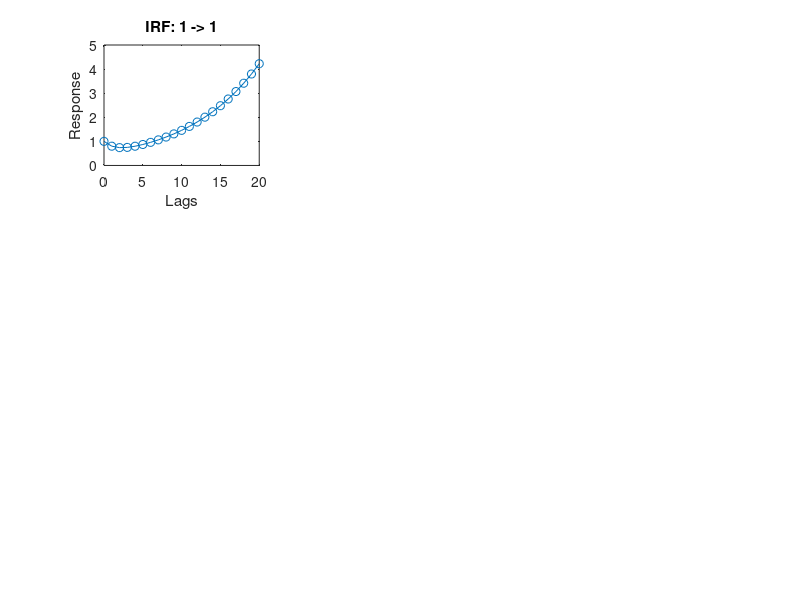
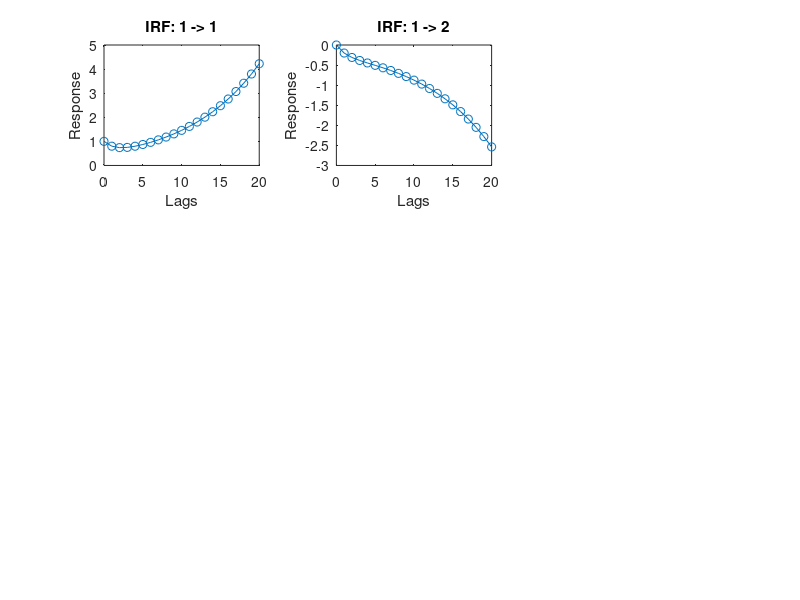
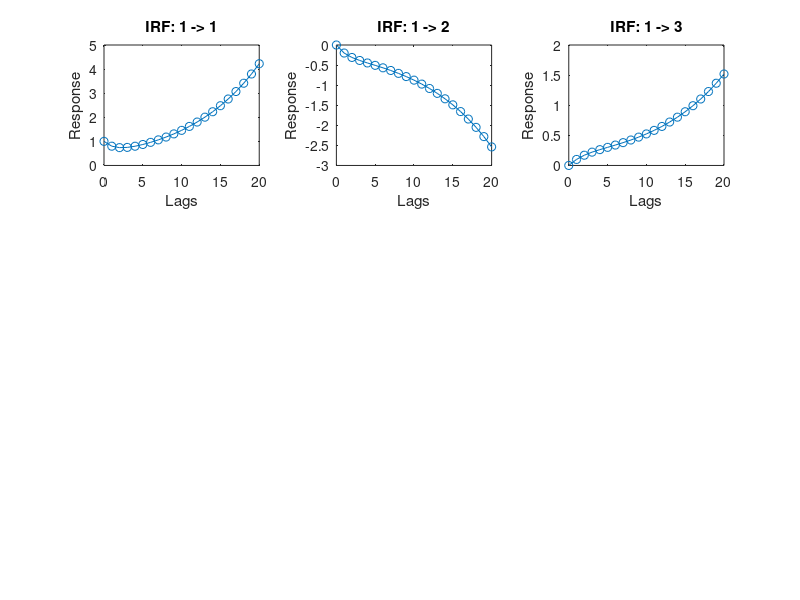
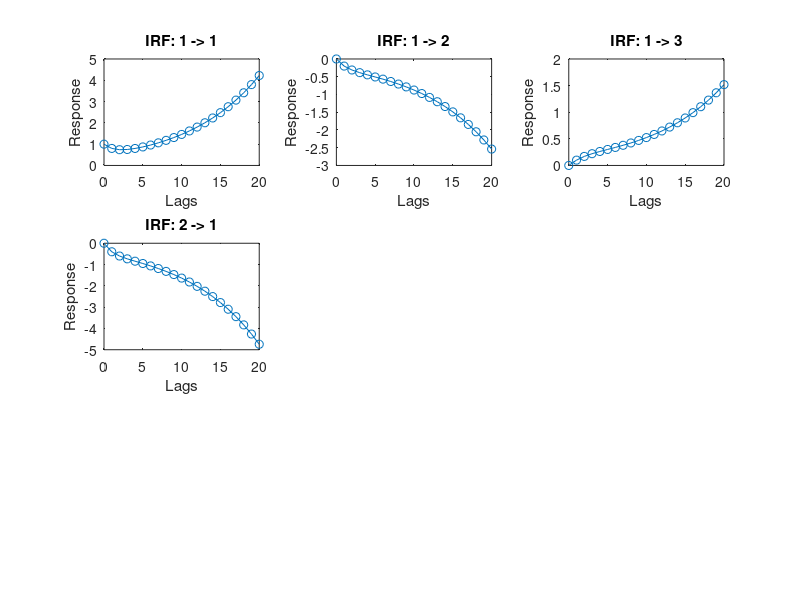

Source code (MATLAB) for these figures, in order:
% Generate random data for the VAR model
nObservations = 100;  % Number of observations
nVariables = 3;       % Number of variables

% Create a matrix of random innovations (white noise)
innovations = randn(nObservations, nVariables);

% Create a matrix of coefficients for the VAR model (matrix A)
A = [0.8 -0.4 0.2; -0.2 0.6 -0.3; 0.1 -0.2 0.5];

% Calculate and print the impulse response function
lags = 20;  % Number of lags for the impulse response function

irf_matrix = zeros(nVariables, nVariables, lags+1);
irf_matrix(:, :, 1) = eye(nVariables); % Unit impulse in the first lag

for lag = 1:lags
    irf_matrix(:, :, lag+1) = A' * squeeze(irf_matrix(:, :, lag));
end

figure;
for i = 1:nVariables
    for j = 1:nVariables
        subplot(nVariables, nVariables, (i-1)*nVariables + j);
        plot(0:lags, squeeze(irf_matrix(i, j, :)), '-o');
        title(['IRF: ' num2str(i) ' -> ' num2str(j)]);
        xlabel('Lags');
        ylabel('Response');
        print(gcf, 'figures/impulse_response_function', '-dpng');
    end
end



